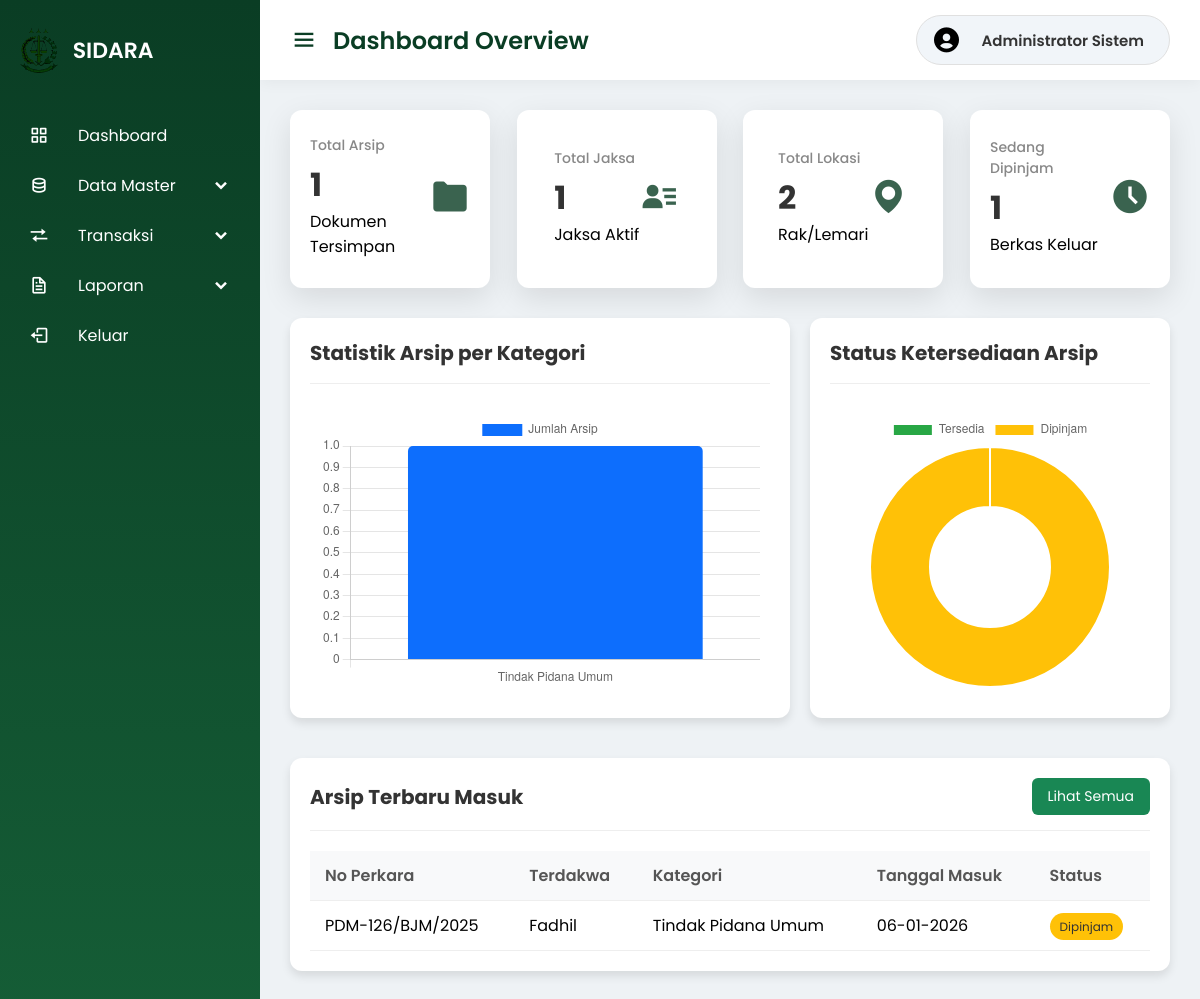
Before: /SIDARA/admin/dashboard.php (signed in) with the older database file.
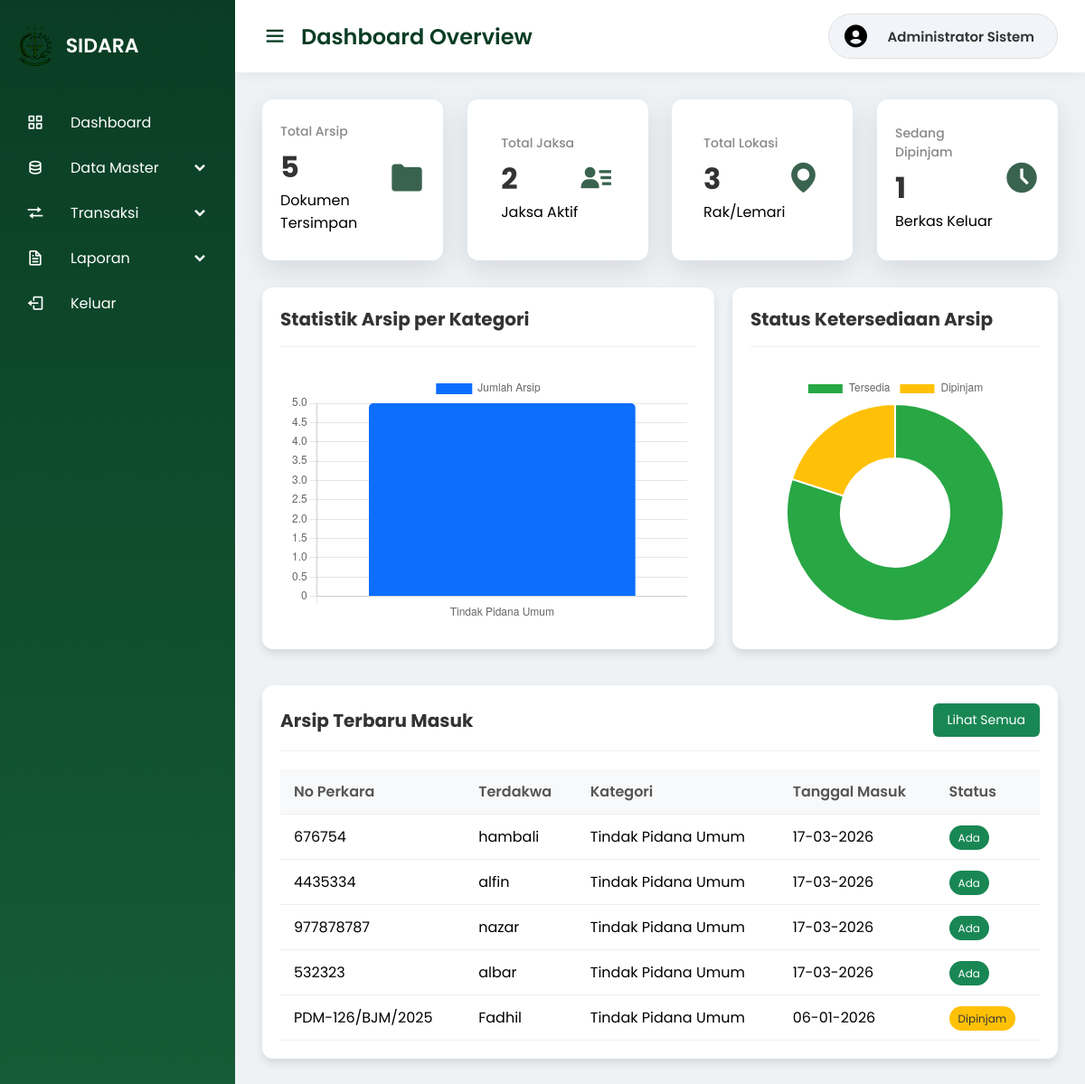
After: the same page with the newer database file.
### tables this page shows
CREATE TABLE `data_arsip` (
  `id_arsip` int NOT NULL,
  `no_perkara` varchar(100) NOT NULL,
  `nama_terdakwa` varchar(100) NOT NULL,
  `id_kategori` int DEFAULT NULL,
  `id_jaksa` int DEFAULT NULL,
  `id_lokasi` int DEFAULT NULL,
  `tanggal_masuk` date DEFAULT NULL,
  `status` enum('Ada','Dipinjam') DEFAULT 'Ada',
  `file_arsip` varchar(255) DEFAULT NULL
);

CREATE TABLE `kategori_perkara` (
  `id_kategori` int NOT NULL,
  `nama_kategori` varchar(100) NOT NULL
);

### SIDARA/admin/dashboard.php (the view, shortened to what the changed rows need)
<?php
include '../config/koneksi.php';
$arsip = mysqli_fetch_assoc(mysqli_query($conn, "SELECT COUNT(*) as total FROM data_arsip"));
$jaksa = mysqli_fetch_assoc(mysqli_query($conn, "SELECT COUNT(*) as total FROM data_jaksa"));
$lokasi = mysqli_fetch_assoc(mysqli_query($conn, "SELECT COUNT(*) as total FROM data_lokasi"));
$label_kategori = [];
$data_kategori = [];
$q_kat = mysqli_query($conn, "SELECT k.nama_kategori, COUNT(a.id_arsip) as jumlah
                              FROM data_arsip a
                              JOIN kategori_perkara k ON a.id_kategori = k.id_kategori
                              GROUP BY k.nama_kategori");
while ($row = mysqli_fetch_assoc($q_kat)) {
    $label_kategori[] = $row['nama_kategori'];
    $data_kategori[] = $row['jumlah'];
}
$ada = mysqli_fetch_assoc(mysqli_query($conn, "SELECT COUNT(*) as total FROM data_arsip WHERE status='Ada'"));
$pinjam = mysqli_fetch_assoc(mysqli_query($conn, "SELECT COUNT(*) as total FROM data_arsip WHERE status='Dipinjam'"));
?>
<!DOCTYPE html>
<html lang="id">
<head>
    <link rel="stylesheet" href="/sidara/assets/style.css">
    <link href='https://unpkg.com/boxicons@2.0.7/css/boxicons.min.css' rel='stylesheet'>
</head>
<body>
    <section class="home-section">
        <div class="home-content">
            <div class="overview-boxes">
                <div class="box">
                    <div class="right-side">
                        <div class="box-topic">Total Arsip</div>
                        <div class="number"><?= number_format($arsip['total']); ?></div>
                        <div class="indicator">
                            <span class="text">Dokumen Tersimpan</span>
                        </div>
                    </div>
                </div>
                <div class="box">
                    <div class="right-side">
                        <div class="box-topic">Total Jaksa</div>
                        <div class="number"><?= number_format($jaksa['total']); ?></div>
                        <div class="indicator">
                            <span class="text">Jaksa Aktif</span>
                        </div>
                    </div>
                </div>
                <div class="box">
                    <div class="right-side">
                        <div class="box-topic">Total Lokasi</div>
                        <div class="number"><?= number_format($lokasi['total']); ?></div>
                        <div class="indicator">
                            <span class="text">Rak/Lemari</span>
                        </div>
                    </div>
                </div>
            </div>
            <div class="charts-grid">
                <div class="card chart-card">
                    <div class="chart-container">
                        <canvas id="chartKategori"></canvas>
                    </div>
                </div>
                <div class="card chart-card">
                    <div class="chart-container">
                        <canvas id="chartStatus"></canvas>
                    </div>
                </div>
            </div>
            <div class="card">
                <div class="table-responsive">
                    <table>
                        <thead>
                            <tr>
                                <th>No Perkara</th>
                                <th>Terdakwa</th>
                                <th>Kategori</th>
                                <th>Tanggal Masuk</th>
                                <th>Status</th>
                            </tr>
                        </thead>
                        <tbody>
                            <?php
                            $recent = mysqli_query($conn, "SELECT * FROM data_arsip
                                JOIN kategori_perkara ON data_arsip.id_kategori = kategori_perkara.id_kategori
                                ORDER BY id_arsip DESC LIMIT 5");
                            while ($r = mysqli_fetch_assoc($recent)) {
                            ?>
                                <tr>
                                    <td><?= $r['no_perkara']; ?></td>
                                    <td><?= $r['nama_terdakwa']; ?></td>
                                    <td><?= $r['nama_kategori']; ?></td>
                                    <td><?= date('d-m-Y', strtotime($r['tanggal_masuk'])); ?></td>
                                    <td>
                                        <span class="badge <?= ($r['status'] == 'Ada') ? 'badge-success' : 'badge-warning'; ?>">
                                            <?= $r['status']; ?>
                                        </span>
                                    </td>
                                </tr>
                            <?php } ?>
                        </tbody>
                    </table>
                </div>
            </div>
        </div>
    </section>
    <script>
        const ctx1 = document.getElementById('chartKategori').getContext('2d');
        new Chart(ctx1, {
            type: 'bar',
            data: {
                labels: <?= json_encode($label_kategori); ?>,
                datasets: [{
                    label: 'Jumlah Arsip',
                    data: <?= json_encode($data_kategori); ?>,
                    backgroundColor: '#0d6efd',
                    borderRadius: 5
                }]
            },
            options: {
                responsive: true,
                maintainAspectRatio: false,
                scales: {
                    y: {
                        beginAtZero: true
                    }
                }
            }
        });
        const ctx2 = document.getElementById('chartStatus').getContext('2d');
        new Chart(ctx2, {
            type: 'doughnut',
            data: {
                labels: ['Tersedia', 'Dipinjam'],
                datasets: [{
                    data: [<?= $ada['total']; ?>, <?= $pinjam['total']; ?>],
                    backgroundColor: ['#28a745', '#ffc107'],
                    hoverOffset: 4
                }]
            },
            options: {
                responsive: true,
                maintainAspectRatio: false
            }
        });
    </script>
</body>
</html>

Changed rows visible on the page:
added data_arsip: no_perkara "676754", nama_terdakwa "hambali", id_kategori.nama_kategori "Tindak Pidana Umum", tanggal_masuk "17-03-2026", status "Ada"
added data_arsip: no_perkara "4435334", nama_terdakwa "alfin", id_kategori.nama_kategori "Tindak Pidana Umum", tanggal_masuk "17-03-2026", status "Ada"
added data_arsip: no_perkara "977878787", nama_terdakwa "nazar", id_kategori.nama_kategori "Tindak Pidana Umum", tanggal_masuk "17-03-2026", status "Ada"
added data_arsip: no_perkara "532323", nama_terdakwa "albar", id_kategori.nama_kategori "Tindak Pidana Umum", tanggal_masuk "17-03-2026", status "Ada"
Other visible differences:
$arsip['total']: "1" → "5"
$jaksa['total']: "1" → "2"
$lokasi['total']: "2" → "3"
chart data {{ json_encode($data_kategori) }}: ["1"] → ["5"]
chart data {{ $ada['total'] }}: 0 → 4
